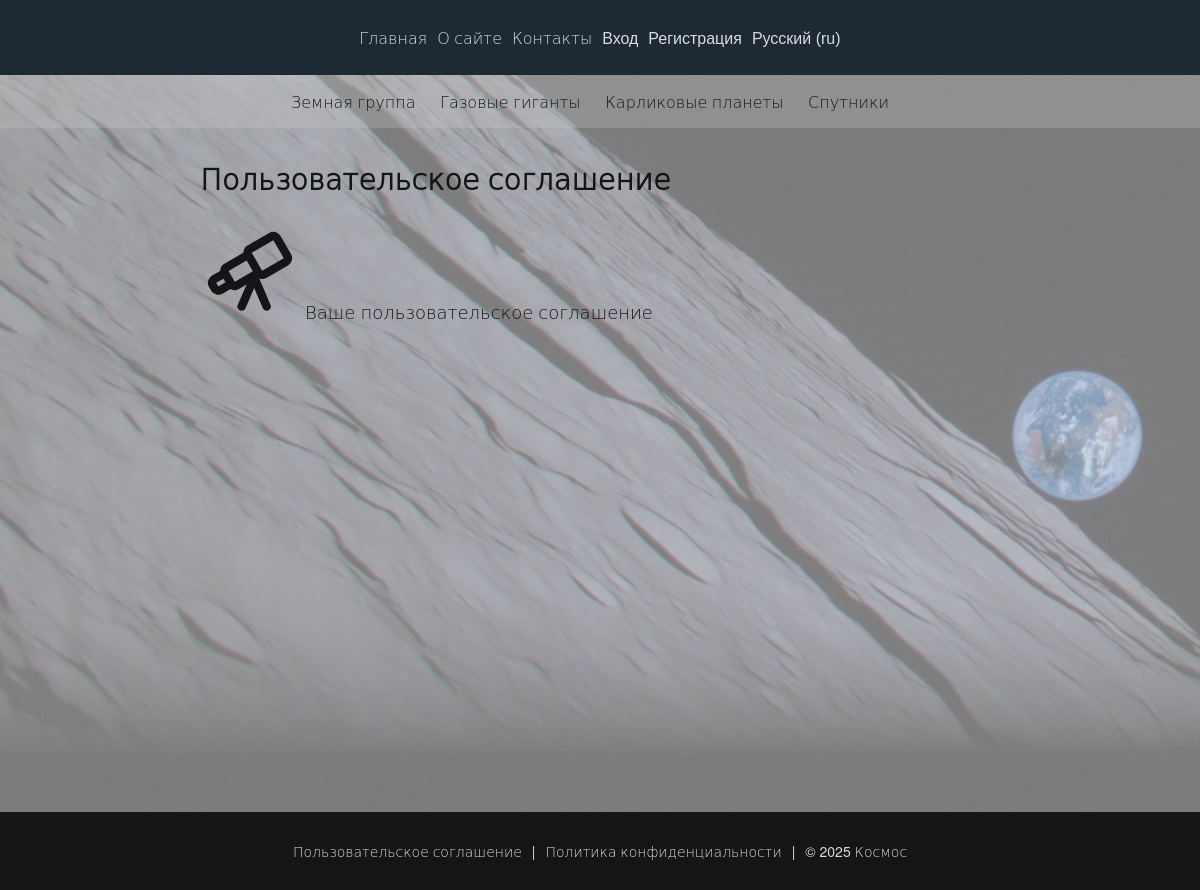
The app's page /terms/ with its own data.
### base/models.py (models this page shows, shortened)
class Category(models.Model):
    cat_name = models.CharField(max_length=100, db_index=True, verbose_name=_('Category'))
    cat_slug = models.SlugField(max_length=255, unique=True, db_index=True)
    objects = models.Manager()
    class Meta:
        verbose_name = _('category')
        verbose_name_plural = _('Categories')
    def get_absolute_url(self):
        return reverse('category', kwargs={'cat_slug': self.cat_slug})

### base/views.py (the view)
# urls.py: path('terms/', views.TermsPage.as_view(), name='terms'),
class TermsPage(TemplateView):
    template_name = 'base/terms.html'
    extra_context = {
        'title': _('Terms'),
        'page_header': _('Terms of Use'),
        'page_post': _('Your Terms of Use')
    }

### base/templatetags/base_tags.py (called while the page is built)
@register.inclusion_tag('base/category.html')
def get_category(selected=0):
    category = Category.objects.all()
    return {'category': category, 'selected': selected}

### base/templates/base/terms.html (shortened to what this page needs)
{% extends 'base.html' %}
{% load i18n %}
{% block content %}
<div class="content-shell">
    <section>
        <h1 class="post">{{ page_header }}</h1>
        <article class="text-container">
            {% trans 'Your Terms of Use' %}
        </article>
    </section>
</div>
{% endblock %}

### base/templates/base/category.html
<section>
    {% for i in category %}
    {% if i.id == selected %}
    <a class="link-dark">{{ i.cat_name }}</a>
    {% else %}
    <a class="link-dark" href="{{ i.get_absolute_url }}">{{ i.cat_name }}</a>
    {% endif %}
    {% endfor %}
</section>

### base/static/base/css/styles.css (style rules this page uses)
* { margin: 0; padding: 0; text-decoration: none; outline: none; box-sizing: border-box; appearance: none; }
:root { --background-color: #141517; --dark-color: #141517; --white-color: #dbdbdb; --head-color: #1d2933; --content-color: rgba(204, 204, 204, 0.6); --footer-color: #141517; --font-size-head: 16px; --font-size-content: 18px; --font-size-footer: 14px; --font-size-large: 1.8em; --font-size-medium: 1.5em; --font-size-small: 1.2em; --font-size-mini: 0.9em; --margin-large: 30px; --margin-medium: 25px; --margin-small: 20px; --margin-mini: 15px; --padding-large: 29px; --padding-medium: 26px; --padding-small: 20px; --padding-mini: 15px; --max-width-content: 1000px; --max-width-form: 800px; --max-width-image: 350px; --width: 100%; }
html, body { height: 100%; font-family: 'Helvetica Neue', 'DejaVu Sans Light', sans-serif; background: var(--background-color) url('../images/background_image.webp') no-repeat center top; background-size: cover; }
#page { display: flex; flex-direction: column; min-height: 100vh; }
.content-shell { max-width: var(--max-width-content); width: var(--width); }
.text-container { color: var(--dark-color); font-size: var(--font-size-content); margin-bottom: var(--margin-medium); }
.post { color: var(--dark-color); font-size: var(--font-size-large); margin-bottom: var(--margin-medium); }
.link-dark { color: var(--dark-color); padding-right: var(--padding-small); transition: background-color 0.3s, color 0.3s; cursor: pointer; }
@media screen and (max-width: 1300px) { .content-shell { max-width: 800px; } }
@media screen and (max-width: 1300px) { .post { margin: var(--margin-small) 0; } }

### records on screen
Category: cat_name "Земная группа"
Category: cat_name "Газовые гиганты"
Category: cat_name "Карликовые планеты"
Category: cat_name "Спутники"

### other values on screen
{{ page_header }} "Пользовательское соглашение"
form field language "Русский (ru)"
